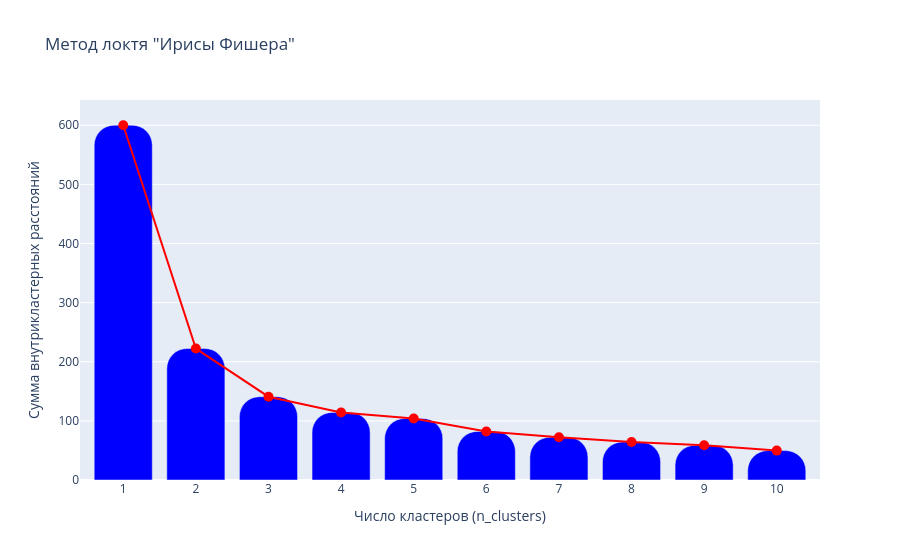

Write notebook code for a chart like this one.
### Markdown cell above
Визуализация метода локтя

### Code cell
fig_kmeans_сlust_elbow_method = go.Figure()
fig_kmeans_сlust_elbow_method.add_trace(
    go.Scatter(x=n_clusters_list, y=inertia, mode='lines+markers', line=dict(color='red', width=2), marker=dict(color='red', size=10))
)
fig_kmeans_сlust_elbow_method.add_trace(
    go.Bar(x=n_clusters_list, y=inertia, marker_color='blue')
)
fig_kmeans_сlust_elbow_method.update_layout(
    title='Метод локтя "Ирисы Фишера"',
    xaxis_title='Число кластеров (n_clusters)',
    yaxis_title='Сумма внутрикластерных расстояний',
    xaxis=dict(tickmode='linear', dtick=1),
    barcornerradius=20,
    showlegend=False
)
fig_kmeans_сlust_elbow_method.show()

### Figure 1 — Plotly figure (JSON) as saved in the notebook; plotly's stock layout.template omitted (floating-point values rounded to 4 significant figures)
{"data": [{"line": {"color": "red", "width": 2}, "marker": {"color": "red", "size": 10}, "mode": "lines+markers", "type": "scatter", "x": [1, 2, 3, 4, 5, 6, 7, 8, 9, 10], "y": [600.0, 222.4, 140.9, 114.3, 104.1, 82.15, 72.38, 64.38, 58.78, 49.7]}, {"marker": {"color": "blue"}, "type": "bar", "x": [1, 2, 3, 4, 5, 6, 7, 8, 9, 10], "y": [600.0, 222.4, 140.9, 114.3, 104.1, 82.15, 72.38, 64.38, 58.78, 49.7]}], "layout": {"barcornerradius": 20, "showlegend": false, "title": {"text": "Метод локтя \"Ирисы Фишера\""}, "xaxis": {"dtick": 1, "tickmode": "linear", "title": {"text": "Число кластеров (n_clusters)"}}, "yaxis": {"title": {"text": "Сумма внутрикластерных расстояний"}}}}
